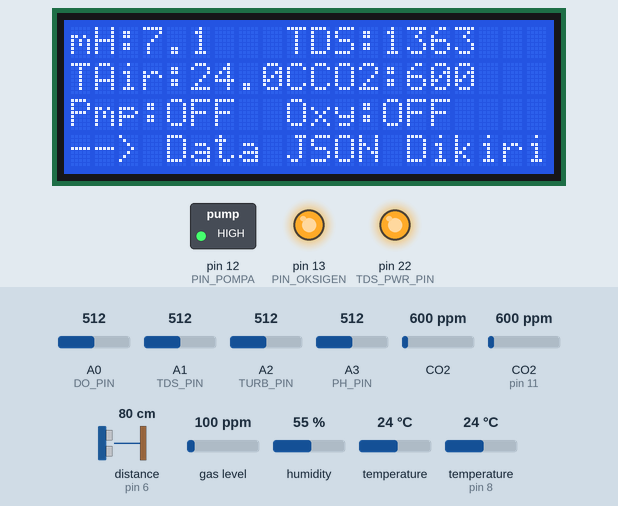
Simulated run of this sketch. Board: Arduino Mega 2560, built with avr-gcc and run on an emulated ATmega2560. Shown: 20×4 character LCD, switched loads named in the sketch (green lamp = pin HIGH), output pins drawn as LEDs (lit = HIGH). Wiring (inferred from the names in the program): CO2 sensor PWM output: data pin 11. The inputs (shaded band) are chosen by the test bench; at power-on: CO2 (sensor on pin 11) 600 ppm, temperature (sensor on pin 8) 24 °C, A3 (PH_PIN) = 512, A1 (TDS_PIN) = 512, A0 (DO_PIN) = 512, A2 (TURB_PIN) = 512, CO2 600 ppm, distance to the obstacle (sensor on pin 6) 80 cm, gas level 100 ppm, humidity 55 %, temperature 24 °C. The echo pulse lasts 58.3 µs per cm; what the sketch prints to the serial monitor is not drawn.

Above: at 4.7 s.
4.8 s: CO2 (sensor on pin 11) set to 452 ppm
At 8.7 s:
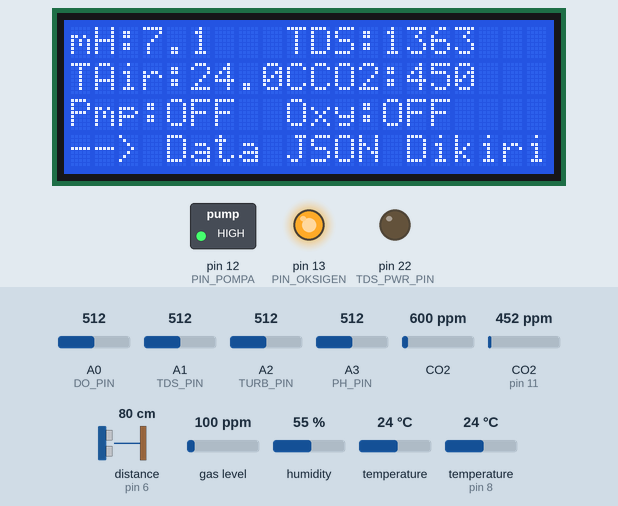
13.4 s: temperature (sensor on pin 8) set to 12 °C
At 18.4 s:
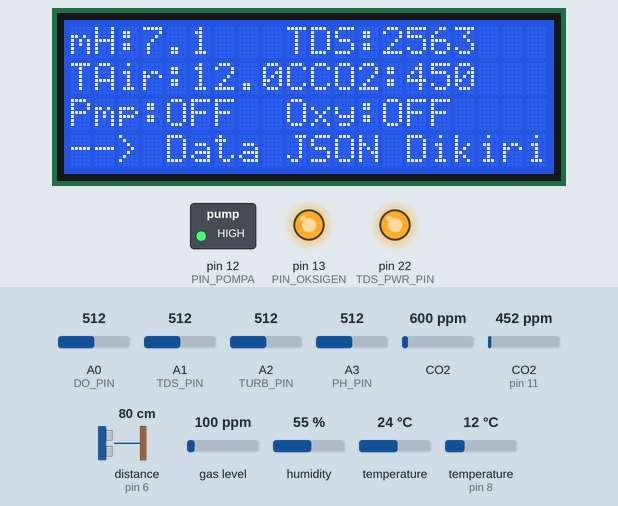
18.5 s: A3 (PH_PIN) set to 716
At 24.4 s:
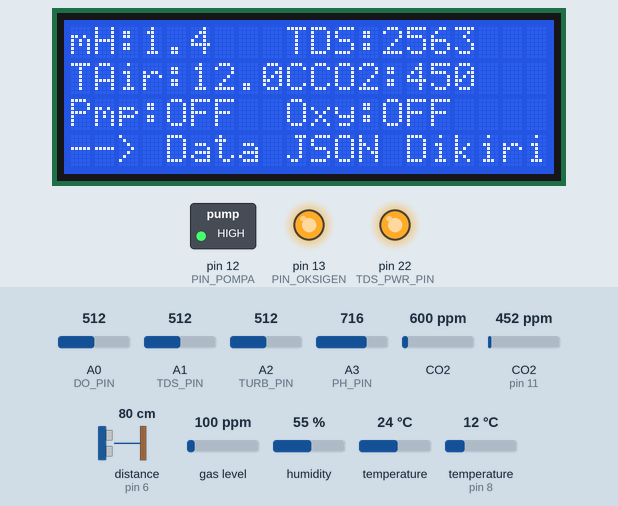
24.5 s: A1 (TDS_PIN) set to 716
At 30.4 s:
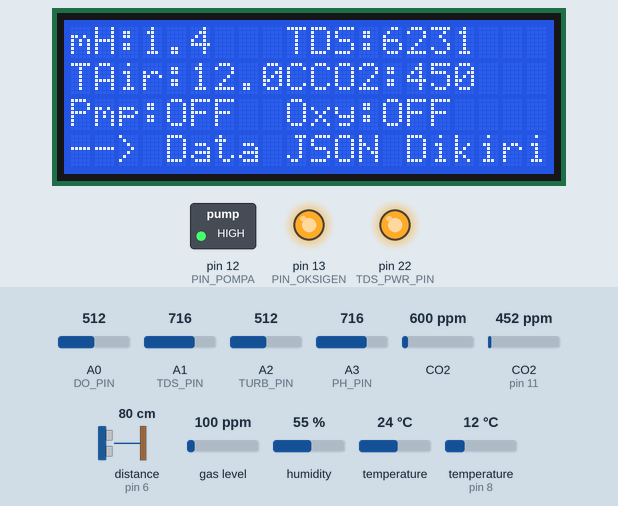
30.5 s: CO2 (sensor on pin 11) set to 1050 ppm
At 36.4 s:
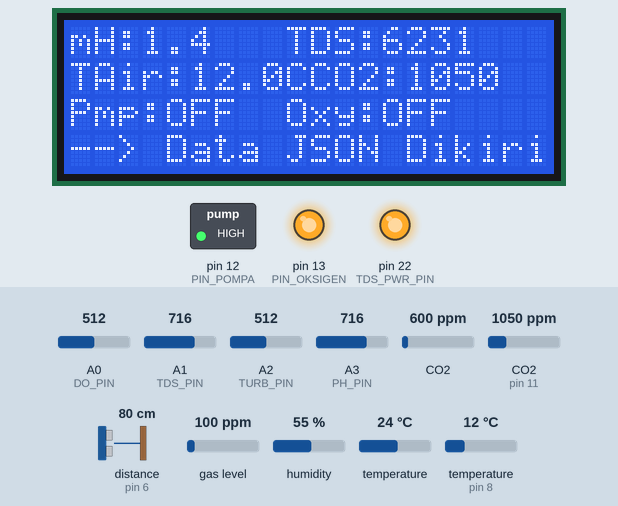
36.5 s: temperature (sensor on pin 8) set to 19 °C
At 42.5 s:
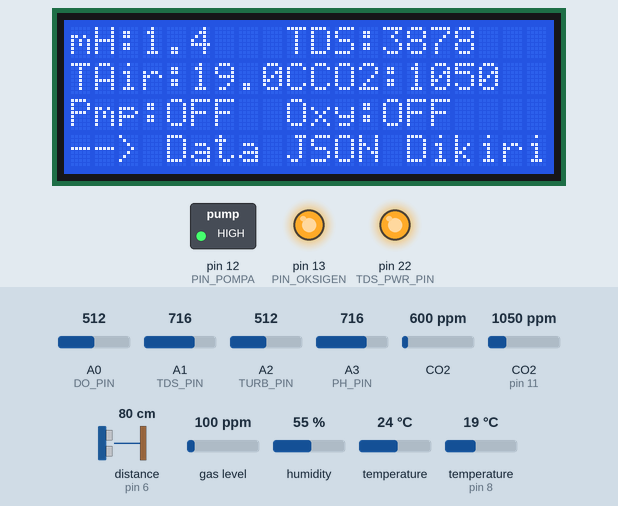
Timing chart, 0 to 43.6 s (numbered marks = the images above; inputs shaded):
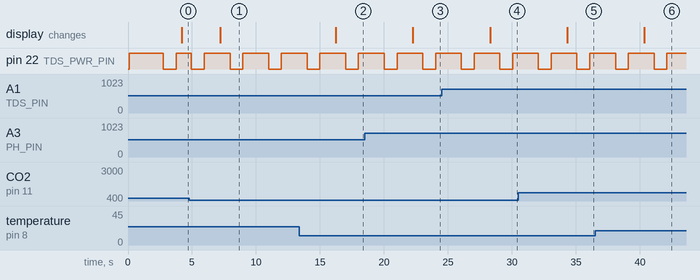

The sketch:

aquaponik.ino
```cpp
#include <Wire.h>
#include <OneWire.h>
#include <DallasTemperature.h>
#include <NewPing.h>
#include <Adafruit_AHTX0.h>
#include "ScioSense_ENS160.h"
#include <ArduinoJson.h>
#include <LiquidCrystal_I2C.h> // Library LCD I2C

// ================= KONFIGURASI LCD ==================
// Sesuaikan alamat I2C (biasanya 0x27 atau 0x3F) dan ukuran (20x4 atau 16x2)
LiquidCrystal_I2C lcd(0x27, 20, 4);

// ================= KONFIGURASI LOGIKA RELAY ==================
#define RELAY_NYALA   LOW
#define RELAY_MATI    HIGH

// ================= PIN DEFINITIONS ==================
#define DO_PIN        A0
#define TDS_PIN       A1
#define TURB_PIN      A2
#define PH_PIN        A3
#define TDS_PWR_PIN   22
#define TRIG_PIN      7
#define ECHO_PIN      6
#define ONE_WIRE_BUS  8
#define MHZ19_PWM_PIN 11
#define SDA_PIN       20
#define SCL_PIN       21
#define PIN_POMPA     12
#define PIN_OKSIGEN   13

// ================= OBJECTS =====================
OneWire oneWire(ONE_WIRE_BUS);
DallasTemperature ds(&oneWire);
NewPing sonar(TRIG_PIN, ECHO_PIN, 400);
Adafruit_AHTX0 aht;
ScioSense_ENS160 ens160(ENS160_I2CADDR_1);

// ================= KALIBRASI =================
// Catatan: Lakukan kalibrasi fisik pada probe pH Anda menggunakan cairan buffer 4.0 & 6.86
float PH_SLOPE  = -5.70;
float PH_OFFSET =  21.34;
float TDS_K_VALUE = 0.82;

// ================= VARIABEL SISTEM =================
unsigned long lastSendTime = 0;
const long sendInterval = 2000;
bool statusPompa = false;
bool statusOksigen = false;

// ================= FUNGSI BACA SENSOR ================
int readCO2PWM() {
  unsigned long duration = pulseIn(MHZ19_PWM_PIN, HIGH, 2000000);
  if (duration == 0) return -1;
  long durationMs = duration / 1000;
  long ppm = 5000 * (durationMs - 2) / (1004 - 4);
  return (int)constrain(ppm, 0, 5000);
}

// Fungsi untuk membaca voltase aktual dari pin Analog (untuk sensor lain)
float readVoltageAvg(uint8_t pin, int n = 16) {
  long acc = 0;
  for (int i = 0; i < n; i++) {
    acc += analogRead(pin);
    delayMicroseconds(500);
  }
  return (acc / (float)n) * (5.0 / 1023.0);
}

// Fungsi Filter khusus untuk stabilitas data pH (Bubble sort & rata-rata tengah)
float getFilteredAnalogValue(uint8_t pin) {
  int samples[10];
  for(int i = 0; i < 10; i++) {
    samples[i] = analogRead(pin);
    delay(20);
  }

  // Sort data (Bubble sort sederhana)
  for(int i = 0; i < 9; i++) {
    for(int j = i + 1; j < 10; j++) {
      if(samples[i] > samples[j]) {
        int temp = samples[i];
        samples[i] = samples[j];
        samples[j] = temp;
      }
    }
  }

  // Rata-rata 6 nilai tengah
  float sum = 0;
  for(int i = 2; i < 8; i++) {
    sum += samples[i];
  }
  return sum / 6.0;
}

// ================== SETUP =======================
void setup() {
  Serial.begin(115200);
  Wire.begin();

  // Inisialisasi LCD
  lcd.init();
  lcd.backlight();
  lcd.setCursor(0, 0);
  lcd.print("Memulai Sistem...");

  pinMode(MHZ19_PWM_PIN, INPUT);

  if (!aht.begin()) Serial.println(F("LOG: AHT21 gagal"));
  if (!ens160.begin()) Serial.println(F("LOG: ENS160 gagal"));
  else ens160.setMode(ENS160_OPMODE_STD);

  ds.begin();
  pinMode(TDS_PWR_PIN, OUTPUT); digitalWrite(TDS_PWR_PIN, HIGH);
  pinMode(PIN_POMPA, OUTPUT); digitalWrite(PIN_POMPA, RELAY_MATI);
  pinMode(PIN_OKSIGEN, OUTPUT); digitalWrite(PIN_OKSIGEN, RELAY_MATI);

  lcd.clear();
  lcd.setCursor(0, 0);
  lcd.print("Sistem Siap!");
  delay(1000);
}

// ================== LOOP =======================
void loop() {
  checkSerialCommands(); // Terus memantau perintah dari USB (Raspberry Pi)

  unsigned long currentTime = millis();
  if (currentTime - lastSendTime >= sendInterval) {
    lastSendTime = currentTime;
    readAndSendSensors();
  }
}

// ================== COMMAND LISTENER =======================
void checkSerialCommands() {
  if (Serial.available() > 0) {
    String command = Serial.readStringUntil('\n');
    command.trim();

    if (command.startsWith("POMPA:")) {
      int state = command.substring(6).toInt();
      statusPompa = (state == 1);
      digitalWrite(PIN_POMPA, statusPompa ? RELAY_NYALA : RELAY_MATI);
    }
    else if (command.startsWith("OKSIGEN:")) {
      int state = command.substring(8).toInt();
      statusOksigen = (state == 1);
      digitalWrite(PIN_OKSIGEN, statusOksigen ? RELAY_NYALA : RELAY_MATI);
    }
  }
}

// ================== FUNGSI UTAMA =======================
void readAndSendSensors() {
  // --- A. BACA SENSOR AIR ---
  ds.requestTemperatures();
  float tAir = ds.getTempCByIndex(0);

  // Jika sensor suhu rusak/kabel putus, jadikan 25.0 C agar rumus kompensasi tidak error
  if (tAir == -127.00) tAir = 25.0;

  // 1. BACA SENSOR pH (Dengan filter bubble sort)
  digitalWrite(TDS_PWR_PIN, LOW); delay(800);

  float analogValPH = getFilteredAnalogValue(PH_PIN);  // Ambil data analog terfilter
  float Vph = analogValPH * (5.0 / 1023.0);            // Konversi ke tegangan
  float pH = (PH_SLOPE * Vph) + PH_OFFSET;             // Hitung pH akhir

  digitalWrite(TDS_PWR_PIN, HIGH);

  // 2. BACA SENSOR TDS
  float Vtds = readVoltageAvg(TDS_PIN, 30);
  float compensationCoefficient = 1.0 + 0.02 * (tAir - 25.0);
  float voltageTDS = Vtds / compensationCoefficient;

  // Rumus standar (raw) DFRobot TDS
  float tdsRaw = (133.42 * voltageTDS * voltageTDS * voltageTDS - 255.86 * voltageTDS * voltageTDS + 857.39 * voltageTDS) * 0.5;

  // 1. Terapkan K-Value dasar
  float tdsValue = tdsRaw * TDS_K_VALUE;

  // 2. KOREKSI OFFSET UDARA (Titik Nol)
  tdsValue = tdsValue - 9.0;
  if (tdsValue < 0) {
    tdsValue = 0;
  }

  // 3. KALIBRASI DUA-TITIK (Penyempurnaan Skala Atas)
  // Menyesuaikan angka tertinggi ke 887, menjaga angka terendah di 13
  tdsValue = (tdsValue * 1.224) - 1.69;
  // 4. PENGUNCI BATAS BAWAH FINAL
  if (tdsValue < 2.0) {
    tdsValue = 0;
  }

  // 3. BACA SENSOR TURBIDITY / KEKERUHAN (Standar DFRobot Gravity - Hasil dalam NTU)
  float Vturb = readVoltageAvg(TURB_PIN, 10);
  float turbidityNTU = 0;
  if (Vturb < 2.5) {
    turbidityNTU = 3000.0; // Air sangat keruh
  } else if (Vturb > 4.2) {
    turbidityNTU = 0.0;    // Air sangat jernih
  } else {
    turbidityNTU = -1120.4 * (Vturb * Vturb) + 5742.3 * Vturb - 4353.8;
    if (turbidityNTU < 0) turbidityNTU = 0;
  }

  // 4. BACA SENSOR DO (Dissolved Oxygen - Hasil dalam mg/L)
  float Vdo = readVoltageAvg(DO_PIN, 10);
  float Vdo_kalibrasi_udara = 1.6; // <- Ganti angka ini dengan hasil bacaan Vdo di udara terbuka!
  float DO_saturasi_25C = 8.24;
  float doValue = (Vdo / Vdo_kalibrasi_udara) * DO_saturasi_25C;
  if (doValue < 0) doValue = 0;

  // --- B. BACA SENSOR UDARA ---
  int co2ppm = readCO2PWM();

  sensors_event_t humidity, temperature;
  aht.getEvent(&humidity, &temperature);
  float tUdara = temperature.temperature;
  float hUdara = humidity.relative_humidity;

  ens160.set_envdata(tUdara, hUdara);
  ens160.measure();
  int eco2 = ens160.geteCO2();
  int tvoc = ens160.getTVOC();

  // --- C. BACA JARAK ---
  float jarak = sonar.ping_cm();
  if (jarak == 0 || jarak > 400) jarak = 0;

  // --- D. UPDATE LCD MONITOR ---
  lcd.clear();
  lcd.setCursor(0, 0); lcd.print("pH:"); lcd.print(pH, 1);
  lcd.setCursor(9, 0); lcd.print("TDS:"); lcd.print((int)tdsValue);
  lcd.setCursor(0, 1); lcd.print("TAir:"); lcd.print(tAir, 1); lcd.print("C");
  lcd.setCursor(10, 1); lcd.print("CO2:"); lcd.print(co2ppm);

  lcd.setCursor(0, 2); lcd.print("Pmp:"); lcd.print(statusPompa ? "ON " : "OFF");
  lcd.setCursor(9, 2); lcd.print("Oxy:"); lcd.print(statusOksigen ? "ON " : "OFF");
  lcd.setCursor(0, 3); lcd.print("--> Data JSON Dikirim");

  // --- E. PACKING & KIRIM DATA KE JSON VIA USB ---
  StaticJsonDocument<768> doc;

  doc["temp_water"] = tAir;
  doc["ph"]         = pH;
  doc["tds"]        = tdsValue;
  doc["do"]         = doValue;
  doc["turbidity"]  = turbidityNTU;
  doc["water_lvl"]  = jarak;

  doc["co2"]        = co2ppm;
  doc["eco2"]       = eco2;
  doc["tvoc"]       = tvoc;
  doc["temp_air"]   = tUdara;
  doc["humidity"]   = hUdara;

  doc["pump_status"] = statusPompa ? 1 : 0;
  doc["oxy_status"]  = statusOksigen ? 1 : 0;

  // Cetak langsung ke jalur Serial (USB)
  serializeJson(doc, Serial);
  Serial.println();
}
```

Measured:
- after the input at 4.8 s, the display: changes after 2.4 s (image 1)
- after the input at 13.4 s, the display: changes after 2.8 s (image 2)
- after the input at 18.5 s, the display: changes after 3.8 s (image 3)
- after the input at 24.5 s, the display: changes after 3.8 s (image 4)
- after the input at 30.5 s, the display: changes after 3.8 s (image 5)
- after the input at 36.5 s, the display: changes after 3.8 s (image 6)
- by itself, pin 22 (TDS_PWR_PIN): alternates HIGH for 2.0 s and LOW for 1.0 s
